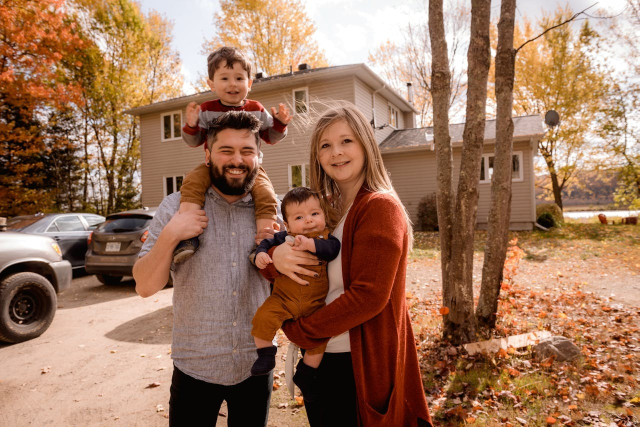
#> input picture images/family.jpg, 1279 x 854 px (shown at 1/2 size)
$ jupyter execute practice1_3.ipynb   (text cells are left out)
#> lines starting #> are read from the running program, lines starting #| are printed output that depends on the picture; after the words box and inside, x2 and y2 are one past the last pixel; in counts of white or black regions, pixels touching at a corner belong together
[cell 1]
import cv2

face_cascade = cv2.CascadeClassifier(
    "../cascade/haarcascade_frontalface_default.xml")
eye_cascade = cv2.CascadeClassifier("../cascade/haarcascade_eye.xml")

family = "../images/family.jpg"

[cell 2]
img = cv2.imread(family)
#> img is the input picture: shape (854, 1279, 3); mean B, G, R 92.6, 117, 157.2
coppied = cv2.resize(img, None, fx=0.8, fy=0.8)
cv2.imshow("img", coppied)

cv2.waitKey(0)
cv2.destroyAllWindows()

[cell 3]
img = cv2.imread(family)
# coppied = cv2.resize(img, None, fx=0.8, fy=0.8)
eye_images = [cv2.imread("../images/left_eye.jpg"),
              cv2.imread("../images/right_eye.jpg")]
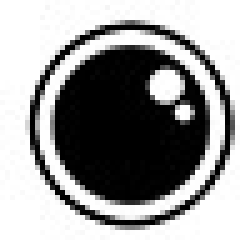
#> input picture images/left_eye.jpg, 50 x 50 px (shown 5 times larger)
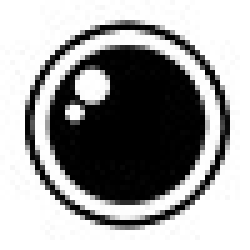
#> input picture images/right_eye.jpg, 50 x 50 px (shown 5 times larger)

gray = cv2.cvtColor(img, cv2.COLOR_BGR2GRAY)

faces = face_cascade.detectMultiScale(
    gray, scaleFactor=1.1, minNeighbors=10, minSize=(20, 20))
#> faces = [[424, 127, 79, 79], [563, 393, 99, 99], [620, 245, 111, 111], [421, 262, 105, 105]]

for xf, yf, wf, hf in faces:
    cropped = gray[yf:yf+hf, xf:xf+wf]
    # cv2.rectangle(img, (xf, yf), (xf+wf, yf+hf),
    # (125, 145, 47), 2, cv2.LINE_AA)
    eyes = eye_cascade.detectMultiScale(
        cropped, scaleFactor=1.1, minNeighbors=3, minSize=(10, 10))
    for i, (xe, ye, we, he) in enumerate(eyes):
        xe += xf
        ye += yf
        # print(i)
        img[ye:ye+he, xe:xe+we] = cv2.resize(eye_images[i], (we, he))
#> this loop made 4 passes
#> (xf, yf, wf, hf, eyes) on passes 1 to 3: (424, 127, 79, 79, [[12, 16, 25, 25], [43, 20, 22, 22]]), (563, 393, 99, 99, [[54, 22, 23, 23], [22, 31, 23, 23]]), (620, 245, 111, 111, [[57, 23, 30, 30], [19, 35, 24, 24]])
#> pass 1, `cropped = gray[yf:yf+hf, xf:xf+wf]`:
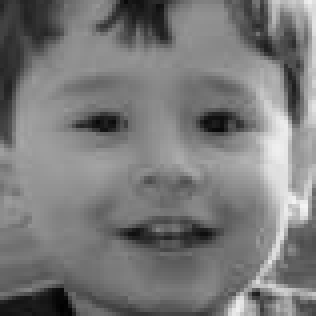
#> cropped: shape (79, 79) (shown 4 times larger); min 1, max 243, mean 121.2
#> after the loop:
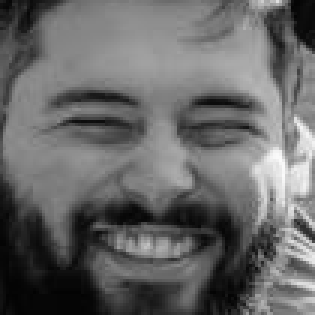
#> cropped: shape (105, 105) (shown 3 times larger); min 2, max 250, mean 102.7
#> after the loop:
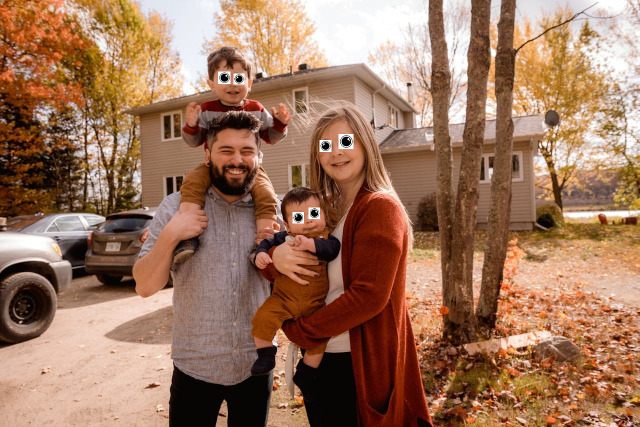
#> img: shape (854, 1279, 3) (shown at 1/2 size); 0.33% of pixels changed, all inside (x1, y1, x2, y2) = (436, 143, 707, 447)
#> after the loop, xe = 639; ye = 280
        # cv2.rectangle(img, (xe, ye), (xe+we, ye+he),
        # (25, 145, 231), 2, cv2.LINE_AA)

cv2.imshow("img", img)

cv2.waitKey(0)
cv2.destroyAllWindows()

[cell 4]
cap = cv2.VideoCapture(0)
eye_images = [cv2.imread("../images/left_eye.jpg"),
              cv2.imread("../images/right_eye.jpg")]
if not cap.isOpened():
    exit()

while True:

    ret, frame = cap.read()
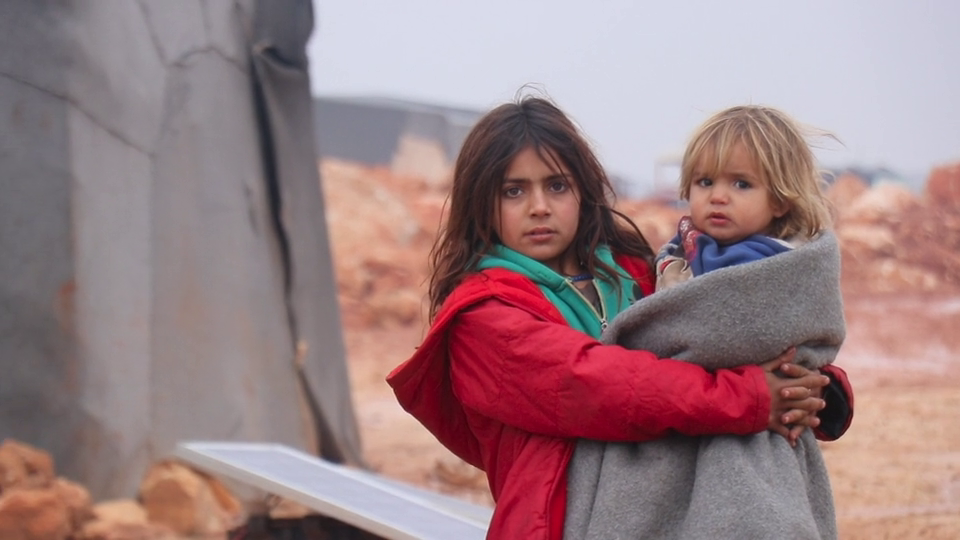
#> input picture frame 24 of videos/faces1.mp4, 960 x 540 px, given in place of the camera
#> frame is the input picture: shape (540, 960, 3); mean B, G, R 131.4, 127.8, 155.7

    if not ret:
        break
    frame_flip = cv2.flip(frame, 1)
    coppied = frame_flip.copy()
    gray = cv2.cvtColor(coppied, cv2.COLOR_BGR2GRAY)
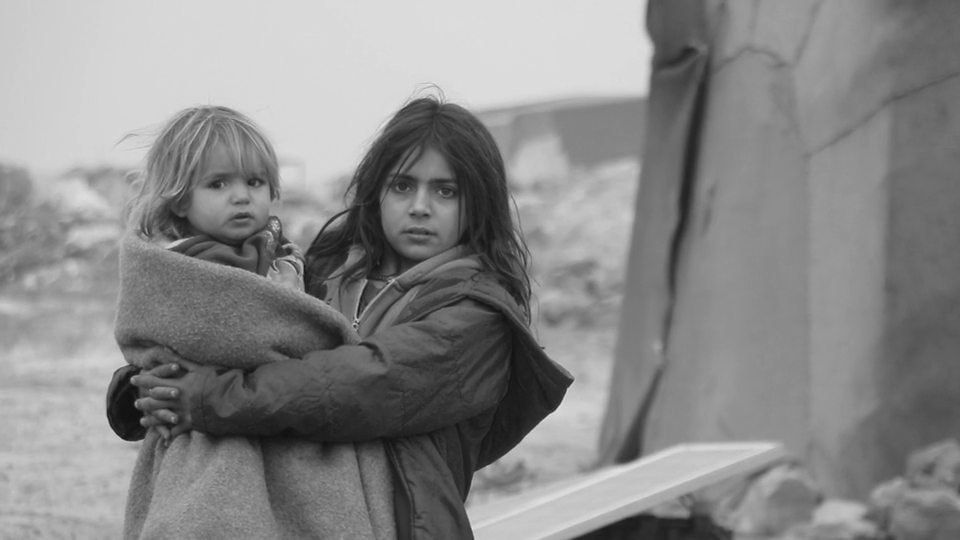
#> gray: shape (540, 960); min 17, max 228, mean 136.5
    faces = face_cascade.detectMultiScale(
        gray, scaleFactor=1.1, minNeighbors=5, minSize=(20, 20))
#> faces = [[395, 442, 60, 60], [368, 149, 105, 105]]

    for xf, yf, wf, hf in faces:

        cropped = gray[yf:yf+hf, xf:xf+wf]
        # cv2.rectangle(coppied, (xf, yf), (xf+wf, yf+hf),
        # (124, 14, 123), 2, cv2.LINE_AA)

        eyes = eye_cascade.detectMultiScale(
            cropped, scaleFactor=1.1, minNeighbors=10, minSize=(30, 30))

        for i, (xe, ye, we, he) in enumerate(eyes):
            xe += xf
            ye += yf
            coppied[ye:ye+he, xe:xe+we] = cv2.resize(eye_images[i], (we, he))
#> this loop made 2 passes
#> after the loop, xe = 639; ye = 280
            # cv2.rectangle(coppied, (xe, ye), (xe+we, ye+he),
            # (52, 149, 254), 2, cv2.LINE_AA)
    cv2.imshow("camera", coppied)

    if cv2.waitKey(1) != -1:
#> (key Esc is pressed here)
        break
cap.release()
cv2.destroyAllWindows()

[cell 5]
cap = cv2.VideoCapture("../videos/faces1.mp4")
eye_images = [cv2.imread("../images/left_eye.jpg"),
              cv2.imread("../images/right_eye.jpg")]

fps = cap.get(cv2.CAP_PROP_FPS)
while cap.isOpened():

    ret, frame = cap.read()

    if not ret:
        break
    # frame_flip = cv2.flip(frame, 1)
    # coppied = frame_flip.copy()
    coppied = frame.copy()
    gray = cv2.cvtColor(coppied, cv2.COLOR_BGR2GRAY)
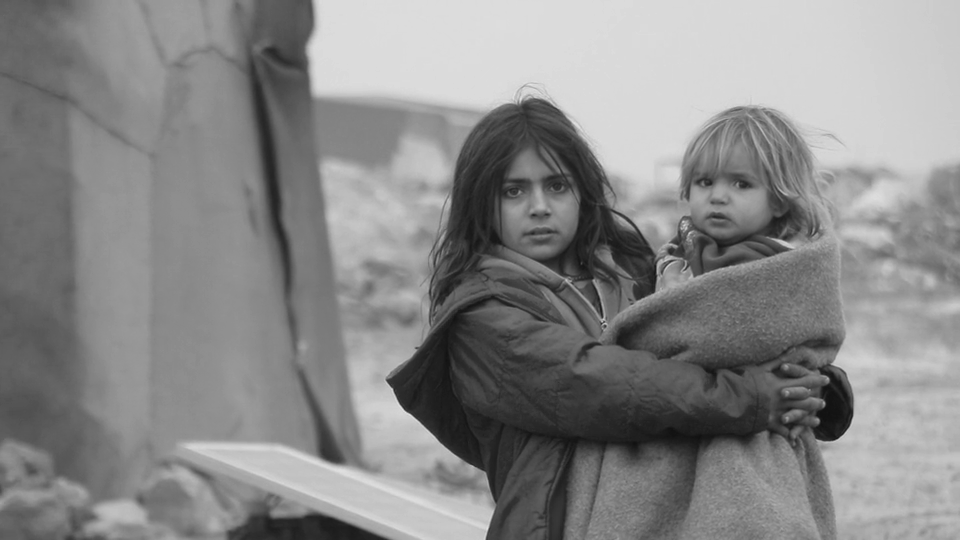
#> gray: shape (540, 960); min 17, max 228, mean 136.5
    faces = face_cascade.detectMultiScale(
        gray, scaleFactor=1.1, minNeighbors=10, minSize=(20, 20))
#> faces = [[486, 148, 106, 106]]

    for xf, yf, wf, hf in faces:

        cropped = gray[yf:yf+hf, xf:xf+wf]
        cv2.rectangle(coppied, (xf, yf), (xf+wf, yf+hf),
                      (124, 14, 123), 2, cv2.LINE_AA)

        eyes = eye_cascade.detectMultiScale(
            cropped, scaleFactor=1.1, minNeighbors=10, minSize=(30, 30))

        for i, (xe, ye, we, he) in enumerate(eyes):
            xe += xf
            ye += yf
            # coppied[ye:ye+he, xe:xe+we] = cv2.resize(eye_images[i], (we, he))
            cv2.rectangle(coppied, (xe, ye), (xe+we, ye+he),
                          (52, 149, 254), 2, cv2.LINE_AA)
#> this loop made 1 pass
#> (xf, yf, wf, hf, eyes) on pass 1: (486, 148, 106, 106, [[49, 17, 39, 39]])
#> pass 1, `cropped = gray[yf:yf+hf, xf:xf+wf]`:
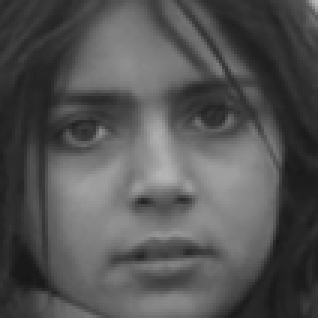
#> cropped: shape (106, 106) (shown 3 times larger); min 23, max 185, mean 83.8
#> after the loop:
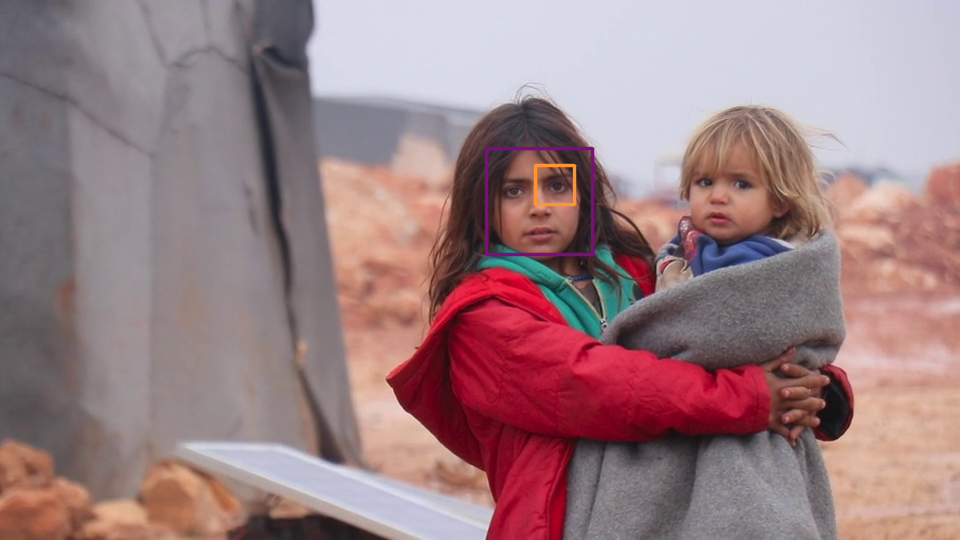
#> coppied: shape (540, 960, 3); 0.56% of pixels changed, all inside (x1, y1, x2, y2) = (484, 146, 595, 257)
#> after the loop, xe = 535; ye = 165
    cv2.imshow("camera", coppied)

    if cv2.waitKey(int(10000/fps)) != -1:
#> (key Esc is pressed here)
        break
cap.release()
cv2.destroyAllWindows()
